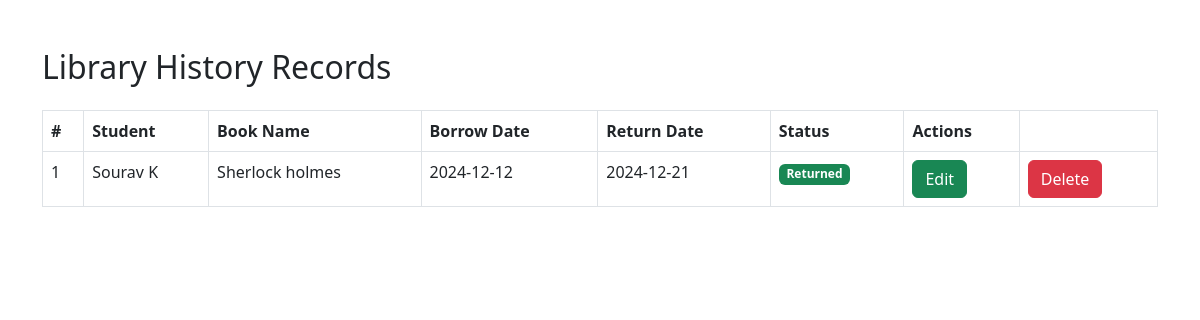
/accounts/view_library_history/ (signed in), run on the app's committed database.
### accounts/models.py (models this page shows, shortened)
class Student(models.Model):
    name = models.CharField(max_length=255)
    age = models.PositiveIntegerField()
    dob = models.DateField()
    address = models.CharField(max_length=255)
    gender = models.CharField(max_length=10, choices=[('male', 'Male'), ('female', 'Female'), ('other', 'Other')])
    phone_number = models.CharField(
        max_length=15,
        unique=True,
        validators=[RegexValidator(r'^\+?\d{10,15}$')]
    )
    class_name=models.ForeignKey(Classes, on_delete=models.CASCADE, related_name='Classes_names')
    profile_picture = models.ImageField(upload_to='students/', blank=True, null=True)

class LibraryHistory(models.Model):
    student = models.ForeignKey(Student, on_delete=models.CASCADE, related_name='library_histories')
    book_name = models.CharField(max_length=255)
    borrow_date = models.DateField()
    return_date = models.DateField(null=True, blank=True)
    status = models.CharField(max_length=20, choices=[('borrowed', 'Borrowed'), ('returned', 'Returned')])

### accounts/views.py (the view)
# urls.py: path('view_library_history/', LibraryHistoryView.as_view(), name='view_library_history'),
class LibraryHistoryView(AdminOfficeStaffLibrarianMixin,APIView):
    def get(self, request):
        library_histories = LibraryHistory.objects.all()
        serializer = LibraryHistorySerializer(library_histories, many=True)
        if request.user.is_admin:
            role='admin'
        elif request.user.is_librarian:
            role="librarian"
        else :
            role=""
        return render(request, 'admin/view_library_history.html', {'datas': serializer.data,'role':role})

### accounts/permissions.py (called while the page is built)
    def dispatch(self, request, *args, **kwargs):
        if not (request.user.is_authenticated and(request.user.is_admin or request.user.is_office_staff or request.user.is_librarian)):
            messages.error(request, "You do not have permission to view this page.")
            return HttpResponse(
                """<script>alert("Please log in to access this page.");window.location.href = "/accounts/login";</script>""",
                content_type="text/html"
            )  # Redirect to login if the user doesn't have the required role
        return super().dispatch(request, *args, **kwargs)

### accounts/templates/admin/view_library_history.html (shortened to what this page needs)
<!DOCTYPE html>
<html lang="en">
<head>
    <link href="https://cdn.jsdelivr.net/npm/bootstrap@5.3.0-alpha1/dist/css/bootstrap.min.css" rel="stylesheet">
</head>
<body>
    <div class="container mt-5">
        <h2 class="mb-4">Library History Records</h2>
        <table class="table table-bordered">
            <thead>
                <tr>
                    <th>#</th>
                    <th>Student</th>
                    <th>Book Name</th>
                    <th>Borrow Date</th>
                    <th>Return Date</th>
                    <th>Status</th>
                    {% if role == 'admin' or role == 'librarian' %}
                    <th>Actions</th>
                    <th></th>
                    {% endif %}
                </tr>
            </thead>
            <tbody>
                {% for data in datas %}
                <tr>
                    <td>{{forloop.counter}}</td>
                    <td>{{ data.student_name }}</td>
                    <td>{{ data.book_name }}</td>
                    <td>{{ data.borrow_date }}</td>
                    <td>{{ data.return_date|default:"Not Returned" }}</td>
                    <td> <span class="badge
                        {% if data.status == 'borrowed' %}
                            text-bg-warning
                        {% elif data.status == 'returned' %}
                            text-bg-success
                        {% else %}
                            text-bg-secondary
                        {% endif %}">
                        {{ data.status|capfirst }}
                    </span></td>
                    {% if role == 'admin' or role == 'librarian' %}
                    <td>
                        <form action="{% url 'edit_library' %}" method="POST">
                            <button type="submit" class="btn btn-success">Edit</button>
                        </form>
                    </td>
                    <td>
                        <form action="{% url 'edit_library' %}" method="POST"  onsubmit="return confirmDelete()">
                            <button type="submit" class="btn btn-danger">Delete</button>
                        </form>
                    </td>
                    {% endif %}
                </tr>
                {% empty %}
                <tr>
                    <td colspan="7" class="text-center">No library history records available</td>
                </tr>
                {% endfor %}
            </tbody>
        </table>
    </div>
</body>
</html>

### data on the page
Student: student_name "Sourav K"
LibraryHistory: book_name "Sherlock holmes", status "Returned"

### other printed values
{{ data.borrow_date }} "2024-12-12"
{{ data.return_date|default:"Not Returned" }} "2024-12-21"
